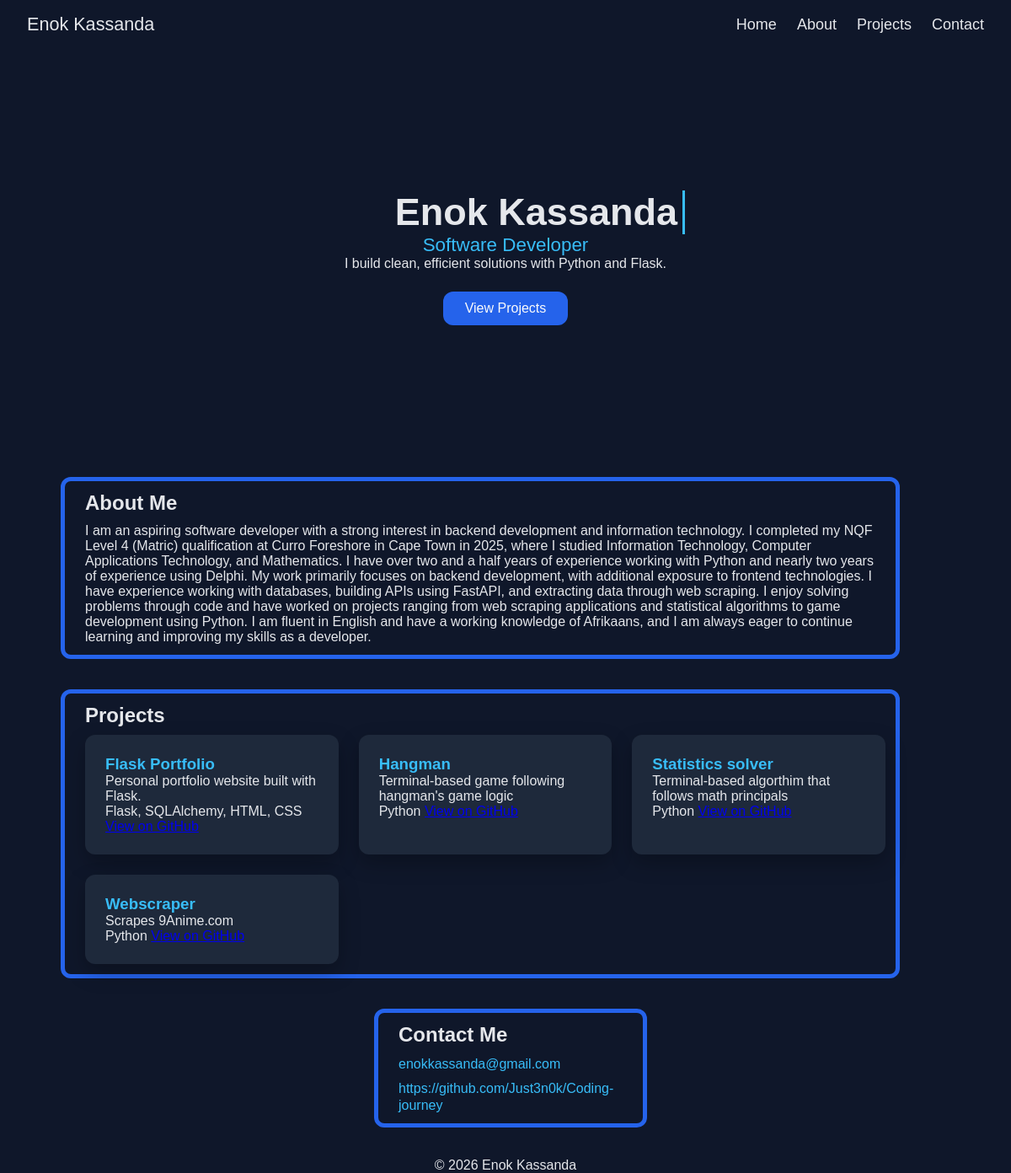
The page / on the database its author committed.
### website/modules.py (models this page shows)
class Project(db.Model):
    id = db.Column(db.Integer, primary_key=True)
    title = db.Column(db.String(150), nullable=False, unique=True)
    description = db.Column(db.String(500), nullable=False)
    tech_stack = db.Column(db.String(200), nullable=False)
    github_url = db.Column(db.String(300))

### website/views.py (the view)
@views.route("/")
def home():
    projects = Project.query.all()
    return render_template("home.html", projects=projects)

### website/templates/home.html (shortened to what this page needs)
{% extends "base.html" %}
{% block content %}
<section id="home" class="section hero">
    <div class="hero-content">
        <h1>Enok Kassanda</h1>
        <p class="subtitle">Software Developer</p>
        <p class="lead">I build clean, efficient solutions with Python and Flask.</p>
        <a href="#projects" class="btn-primary">View Projects</a>
    </div>
</section>
<section id="about" class="section about">
    <h2>About Me</h2>
    <p>
      I am an aspiring software developer with a strong interest in backend development and information technology. I completed my NQF Level 4 (Matric) qualification at Curro Foreshore in Cape Town in 2025, where I studied Information Technology, Computer Applications Technology, and Mathematics.
      I have over two and a half years of experience working with Python and nearly two years of experience using Delphi. My work primarily focuses on backend development, with additional exposure to frontend technologies. I have experience working with databases, building APIs using FastAPI, and extracting data through web scraping.
      I enjoy solving problems through code and have worked on projects ranging from web scraping applications and statistical algorithms to game development using Python. I am fluent in English and have a working knowledge of Afrikaans, and I am always eager to continue learning and improving my skills as a developer.
    </p>
</section>
<section id="projects" class="section projects">
    <h2>Projects</h2>
    <div class="project-grid">
        {% for project in projects %}
        <div class="project-card">
            <h3>{{ project.title }}</h3>
            <p>{{ project.description }}</p>
            <span>{{ project.tech_stack }}</span>
            {% if project.github_url %}
            <a href="{{ project.github_url }}" target="_blank"> View on GitHub</a>
            {% endif %}
        </div>
        {% endfor %}
    </div>
</section>
<section id="contact" class="section contact">
    <h2>Contact Me</h2>
    <p> <a href="mailto:enokkassanda@gmail.com">enokkassanda@gmail.com</a></p>
    <p> <a href="https://github.com/Just3n0k/Coding-journey" target="_blank">https://github.com/Just3n0k/Coding-journey</a></p>
</section>
{% endblock %}

### website/templates/base.html (shortened to what this page needs)
<!DOCTYPE html>
<html lang="en">
<head>
    <link rel="stylesheet" href="{{ url_for('static', filename='styles.css') }}">
    <link href='https://cdn.boxicons.com/3.0.7/fonts/basic/boxicons.min.css' rel='stylesheet'>
    <link href='https://cdn.boxicons.com/3.0.7/fonts/brands/boxicons-brands.min.css' rel='stylesheet'>
</head>
<body>
<header class="header">
    <nav class="navbar">
        <div class="nav-container">
            <span class="logo">Enok Kassanda</span>
            <ul class="nav-links">
                <li><a href="#home">Home</a></li>
                <li><a href="#about">About</a></li>
                <li><a href="#projects">Projects</a></li>
                <li><a href="#contact">Contact</a></li>
            </ul>
        </div>
    </nav>
</header>
<main>
    {% block content %}{% endblock %}
</main>
<footer class="footer">
    <p>© 2026 Enok Kassanda</p>
</footer>
</body>
</html>

### website/static/styles.css (style rules this page uses)
* { margin: 0; padding: 0; box-sizing: border-box; }
:root { --bg: #0f172a; --text: #e5e7eb; --accent: #38bdf8; --card-bg: #1e293b; --btn-bg: #2563eb; --btn-text: #f9fafb; }
body { font-family: Arial, sans-serif; background: var(--bg); color: var(--text); }
.logo { font-size: larger; }
.navbar { position: sticky; top: 0; background: #0f172a; padding: 1rem 2rem; z-index: 100; }
.nav-container { display: flex; justify-content: space-between; align-items: center; font-size: large; }
.nav-links { list-style: none; display: flex; gap: 1.5rem; }
.nav-links a { color: var(--text); text-decoration: none; }
.hero { margin: 6% 6% 15% 6%; text-align: center; padding-top: 6rem; }
.hero-content h1 { margin-left: 37%; font-size: 45px; overflow: hidden; white-space: nowrap; border-right: 3px solid var(--accent); width: 14ch; animation: typing 2s steps(14) forwards, blink 0.7s step-end infinite; }
.hero .subtitle { font-size: 1.4rem; color: var(--accent); }
.btn-primary { display: inline-block; margin-top: 1.5rem; background: var(--btn-bg); color: var(--btn-text); padding: 0.7rem 1.6rem; text-decoration: none; border-radius: 12px; }
.about { display: flex; flex-direction: column; margin: 0 0 3% 6%; padding: 1% 1% 1% 2%; border: 5px solid var(--btn-bg); border-radius: 12px ; width: 83%; }
.about h2 { margin-bottom: 1%; }
.projects { display: flex; flex-direction: column; margin: 0 0 3% 6%; padding: 1% 1% 1% 2%; border: 5px solid var(--btn-bg); border-radius: 12px ; width: 83%; }
.projects h2 { margin-bottom: 1%; }
.project-grid { display: grid; grid-template-columns: repeat(auto-fit, minmax(250px, 1fr)); gap: 1.5rem; }
.project-card { background: var(--card-bg); padding: 1.5rem; border-radius: 12px; box-shadow: 0 10px 25px rgba(0, 0, 0, 0.25); animation: float 4s ease-in-out infinite; transition: transform 0.3s ease; }
.project-card h3 { color: var(--accent); }
.contact { display: flex; flex-direction: column; margin: 0 0 3% 37%; padding: 1% 1% 1% 2%; border: 5px solid var(--btn-bg); border-radius: 12px ; width: 27%; }
.contact h2 { margin-bottom: 1% }
.contact a { color: var(--accent); text-decoration: none; }
.footer { display: flex; align-self: center; justify-content: center; }

### rows shown on the page
Project: title "Flask Portfolio", description "Personal portfolio website built with Flask.", tech_stack "Flask, SQLAlchemy, HTML, CSS"
Project: title "Hangman", description "Terminal-based game following hangman's game logic", tech_stack "Python"
Project: title "Statistics solver", description "Terminal-based algorthim that follows math principals", tech_stack "Python"
Project: title "Webscraper", description "Scrapes 9Anime.com", tech_stack "Python"
